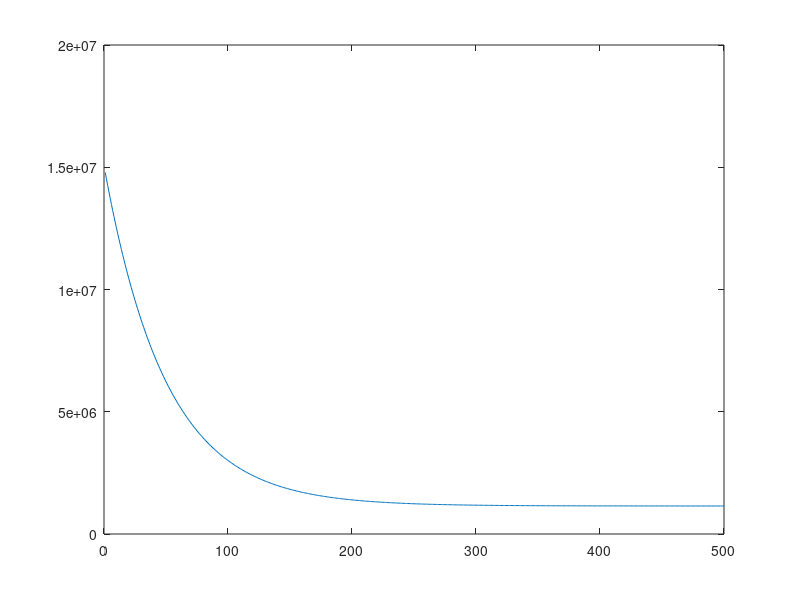

MATLAB code for this plot:
clc;
clear;

% Define normalizing function
normalize = @(v) (v-mean(v))/std(v);
% --------------------------------- %

% Num of iterations
k = 500;
% Load data
data = csvread('data.csv', 1, 0);
x1 = data(:, 1);
x2 = data(:, 2);
y = data(:, 3);
% Initialize variables
x = [ones(349,1) normalize(x1) normalize(x2)];
[m, n] = size(x);
w = [randn(1, n); zeros(k-1, n)];
h = zeros(m, 1);
b = 0;
% Initialize cost vector
cost = zeros(k, 1);
% Learning rate (alpha)
lr = 0.01;
% Start learning
for iter = 1:k
    % Update hypothesis
    h = x*w(iter,:)' + b;
    % Update cost
    for i = 1:m
        cost(iter) = cost(iter) + (1/2*m)*(h(i)-y(i))^2;
    end
    % Update weights (Stochastic GD)
    for i = 1:m
        for j = 1:n
            w(iter, j) = w(iter, j) - lr*(1/m)*(h(i)-y(i))*x(i,j);
        end
    end
    w(iter+1,:) = w(iter,:);
end
% J vs k
figure(1)
plot(cost);
